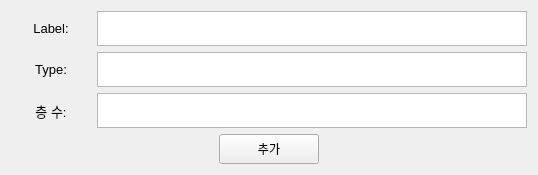
    <widget class="QWidget" name="Storage_Add">
     <attribute name="title">
      <string>Storage 추가</string>
     </attribute>
     <layout class="QHBoxLayout" name="horizontalLayout_9">
      <item>
       <layout class="QVBoxLayout" name="verticalLayout_10">
        <item>
         <layout class="QHBoxLayout" name="horizontalLayout_7">
          <item>
           <layout class="QVBoxLayout" name="verticalLayout_8">
            <item>
             <widget class="QLabel" name="label_15">
              <property name="minimumSize">
               <size>
                <width>80</width>
                <height>30</height>
               </size>
              </property>
              <property name="maximumSize">
               <size>
                <width>80</width>
                <height>35</height>
               </size>
              </property>
              <property name="font">
               <font>
                <pointsize>10</pointsize>
               </font>
              </property>
              <property name="text">
               <string>Label:</string>
              </property>
              <property name="alignment">
               <set>Qt::AlignCenter</set>
              </property>
             </widget>
            </item>
            <item>
             <widget class="QLabel" name="label_10">
              <property name="minimumSize">
               <size>
                <width>80</width>
                <height>30</height>
               </size>
              </property>
              <property name="maximumSize">
               <size>
                <width>80</width>
                <height>35</height>
               </size>
              </property>
              <property name="font">
               <font>
                <pointsize>10</pointsize>
               </font>
              </property>
              <property name="text">
               <string>Type:</string>
              </property>
              <property name="alignment">
               <set>Qt::AlignCenter</set>
              </property>
             </widget>
            </item>
            <item>
             <widget class="QLabel" name="label_11">
              <property name="minimumSize">
               <size>
                <width>80</width>
                <height>30</height>
               </size>
              </property>
              <property name="maximumSize">
               <size>
                <width>80</width>
                <height>35</height>
               </size>
              </property>
              <property name="font">
               <font>
                <pointsize>10</pointsize>
               </font>
              </property>
              <property name="text">
               <string>층 수:</string>
              </property>
              <property name="alignment">
               <set>Qt::AlignCenter</set>
              </property>
             </widget>
            </item>
           </layout>
          </item>
          <item>
           <layout class="QVBoxLayout" name="verticalLayout_9">
            <item>
             <widget class="QPlainTextEdit" name="Storage_Add_Label_plainTextEdit">
              <property name="minimumSize">
               <size>
                <width>430</width>
                <height>30</height>
               </size>
              </property>
              <property name="maximumSize">
               <size>
                <width>500</width>
                <height>35</height>
               </size>
              </property>
              <property name="font">
               <font>
                <pointsize>11</pointsize>
               </font>
              </property>
             </widget>
            </item>
            <item>
             <widget class="QPlainTextEdit" name="Storage_Add_Type_plainTextEdit">
              <property name="minimumSize">
               <size>
                <width>430</width>
                <height>30</height>
               </size>
              </property>
              <property name="maximumSize">
               <size>
                <width>500</width>
                <height>35</height>
               </size>
              </property>
              <property name="font">
               <font>
                <pointsize>11</pointsize>
               </font>
              </property>
             </widget>
            </item>
            <item>
             <widget class="QPlainTextEdit" name="Storage_Add_Floor_plainTextEdit">
              <property name="minimumSize">
               <size>
                <width>430</width>
                <height>30</height>
               </size>
              </property>
              <property name="maximumSize">
               <size>
                <width>500</width>
                <height>35</height>
               </size>
              </property>
              <property name="font">
               <font>
                <pointsize>11</pointsize>
               </font>
              </property>
             </widget>
            </item>
           </layout>
          </item>
         </layout>
        </item>
        <item>
         <layout class="QHBoxLayout" name="horizontalLayout_8">
          <item>
           <spacer name="horizontalSpacer_3">
            <property name="orientation">
             <enum>Qt::Horizontal</enum>
            </property>
            <property name="sizeHint" stdset="0">
             <size>
              <width>40</width>
              <height>20</height>
             </size>
            </property>
           </spacer>
          </item>
          <item>
           <widget class="QPushButton" name="Storage_Add_pushButton">
            <property name="minimumSize">
             <size>
              <width>100</width>
              <height>30</height>
             </size>
            </property>
            <property name="maximumSize">
             <size>
              <width>150</width>
              <height>35</height>
             </size>
            </property>
            <property name="text">
             <string>추가</string>
            </property>
           </widget>
          </item>
          <item>
           <spacer name="horizontalSpacer_4">
            <property name="orientation">
             <enum>Qt::Horizontal</enum>
            </property>
            <property name="sizeHint" stdset="0">
             <size>
              <width>40</width>
              <height>20</height>
             </size>
            </property>
           </spacer>
          </item>
         </layout>
        </item>
       </layout>
      </item>
     </layout>
    </widget>
